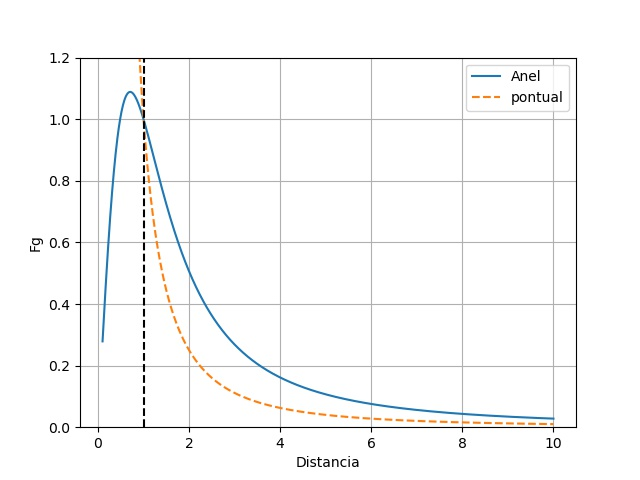

Reproduce this figure in Python.
import numpy as np
import matplotlib.pyplot as plt

u = np.linspace(0.1, 10, 1000)

fanel = 2*np.sqrt(2) * u /np.power(u*u+1, 1.5)
fpontual = 1.0/(u*u)

plt.plot(u, fanel, "-", label="Anel")
plt.plot(u, fpontual, "--", label="pontual")

plt.axvline(1, color='black', linestyle='--')

plt.xlabel('Distancia')
plt.ylabel('Fg')

plt.legend(loc='best')
plt.ylim(0, 1.2)
plt.grid()

plt.savefig('exerc1.jpg')